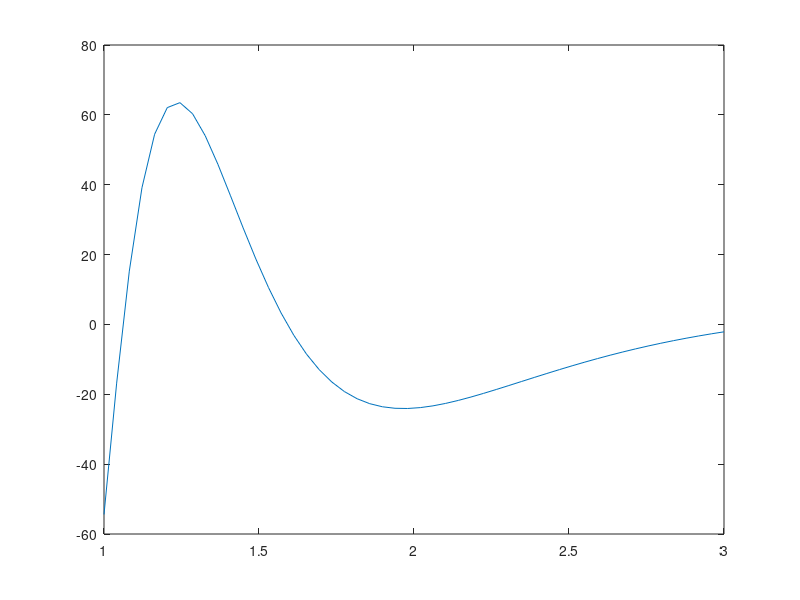

Here is the MATLAB script that generated this plot: (Note: this script raises an error after producing the figure.)
f = @(x) 100./(x.^2) .* sin(10./x);
a=1;
b=3;
er=10^(-4);

%n=50
n = 50; 
x = linspace(1,3,n);
plot(x,f(x))

ad = adquad(a,b,er,f)
rep = repsimp(x,a,b,n,f)
